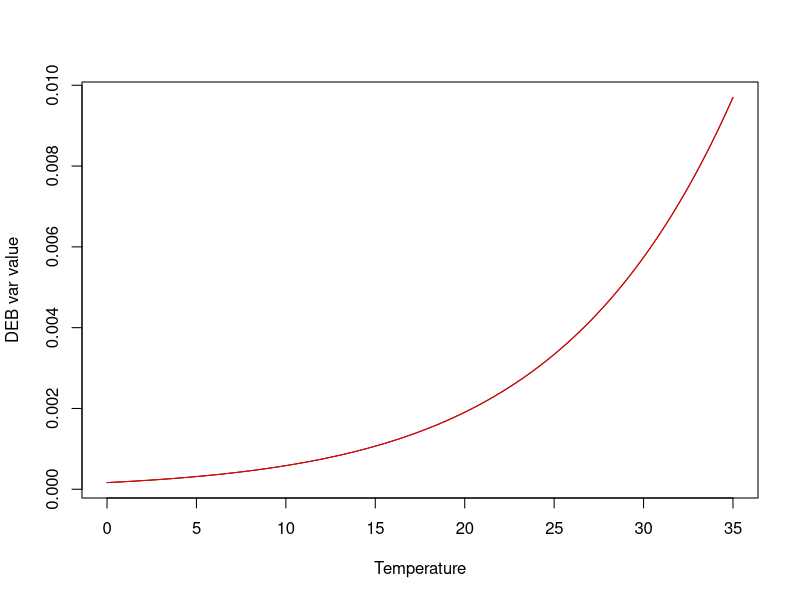

The R script that drew this image:
T_K  <- 273.15     # Kelvin
Temp <- seq(from = 0, to = 35, by = 0.01) + T_K; # Kelvin
T_A  <- 9800 # K Arrhenius temperature

# Temperatura de referencia 1
T_ref1 <- 16 + T_K
c_T1   <- exp(T_A / T_ref1 - T_A / Temp) # Arrhenius factor
DEB_var1 <- 0.0012 # Variable DEB
DEB_var1_T <- DEB_var1 * c_T1

# Temperatura de referencia 2
T_ref2 <- 20 + T_K

DEB_var2 <- DEB_var1 * exp(T_A / T_ref1 - T_A / T_ref2)
c_T2 <- exp(T_A / T_ref2 - T_A / Temp)
DEB_var2_T <- DEB_var2 * c_T2 # Arrhenius factor

plot(Temp - T_K, DEB_var1_T, type = 'l', xlab = 'Temperature', ylab = 'DEB var value')
lines(Temp - T_K, DEB_var2_T, col = 'red')

a <- DEB_var1_T[which(Temp - T_K == T_ref1 - T_K)]
b <- DEB_var2_T[which(Temp - T_K == T_ref2 - T_K)]

print(paste('Temperatura de Referencia Inicial =', T_ref1-T_K, 'ºC'))
print(paste('Temperatura de Referencia Final =', T_ref2-T_K, 'ºC'))
print(paste('Valor de la Variable DEB =', a, 'a temperatura de referencia', T_ref1-T_K, 'ºC')) 
print(paste('Valor de la Variable DEB =', b, 'a temperatura de referencia', T_ref2-T_K, 'ºC')) 



